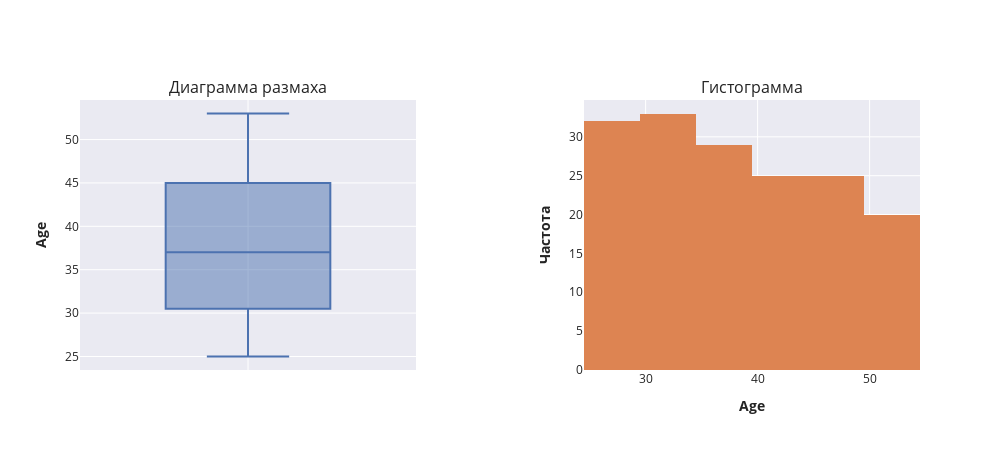
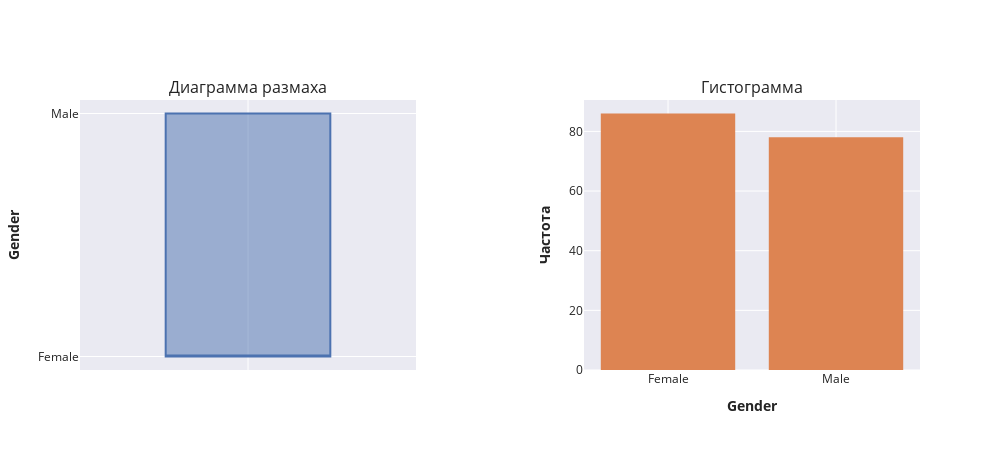
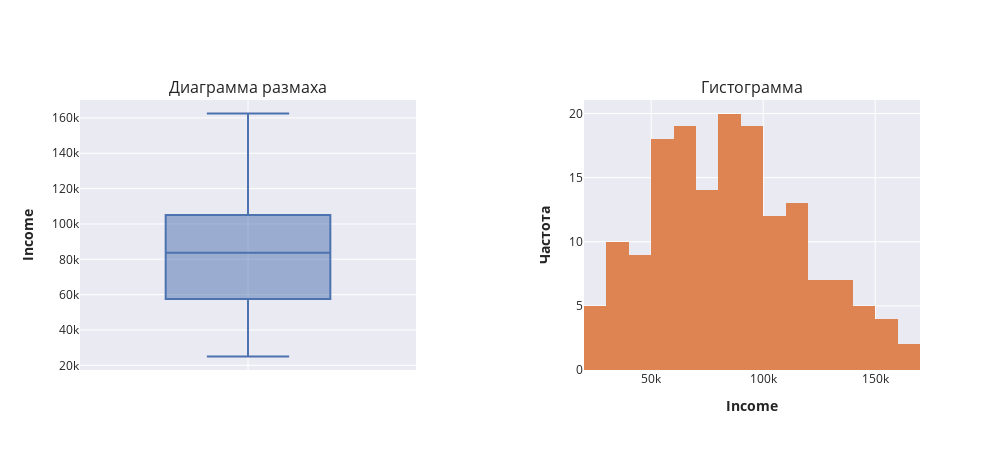
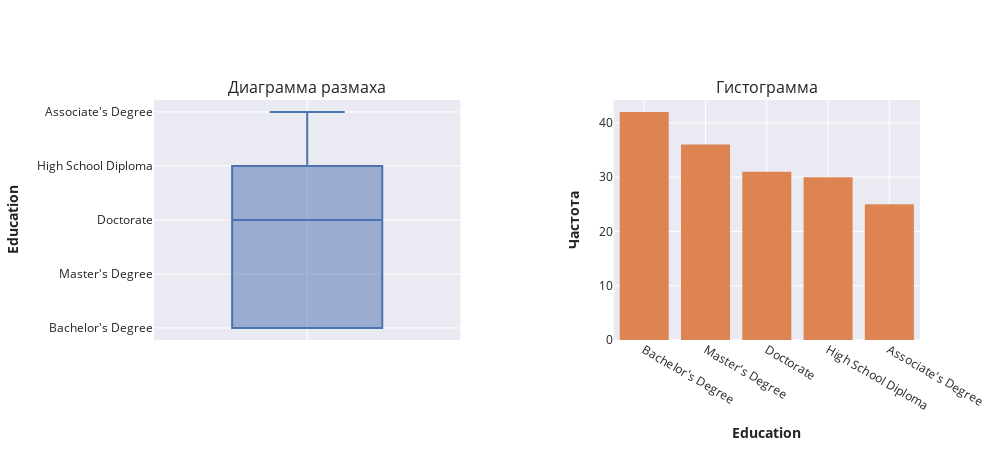

Notebook code cell kept with these figures, in order:
### Code cell
for feat in df.columns.to_list():
    boxplot_histogram(df, feat)

### Figure 1 — Plotly figure (JSON) as saved in the notebook; plotly's stock layout.template omitted (floating-point values rounded to 4 significant figures; data arrays with more than 128 entries replaced by an {"elided": "..."} marker saying what was removed)
{"data": [{"name": "", "type": "box", "xaxis": "x", "y": {"elided": "164 int values"}, "yaxis": "y"}, {"name": "Гистограмма", "type": "histogram", "x": {"elided": "164 int values"}, "xaxis": "x2", "yaxis": "y2"}], "layout": {"annotations": [{"font": {"size": 16}, "showarrow": false, "text": "Диаграмма размаха", "x": 0.2, "xanchor": "center", "xref": "paper", "y": 1, "yanchor": "bottom", "yref": "paper"}, {"font": {"size": 16}, "showarrow": false, "text": "Гистограмма", "x": 0.8, "xanchor": "center", "xref": "paper", "y": 1, "yanchor": "bottom", "yref": "paper"}], "height": 450, "margin": {"t": 100}, "showlegend": false, "width": 1000, "xaxis": {"anchor": "y", "domain": [0, 0.4]}, "xaxis2": {"anchor": "y2", "domain": [0.6, 1], "title": {"text": "<b>Age</b>"}}, "yaxis": {"anchor": "x", "domain": [0, 1], "title": {"text": "<b>Age</b>"}}, "yaxis2": {"anchor": "x2", "domain": [0, 1], "title": {"text": "<b>Частота</b>"}}}}

### Figure 2 — Plotly figure (JSON) as saved in the notebook; plotly's stock layout.template omitted (floating-point values rounded to 4 significant figures; data arrays with more than 128 entries replaced by an {"elided": "..."} marker saying what was removed)
{"data": [{"name": "", "type": "box", "xaxis": "x", "y": {"elided": "164 str values"}, "yaxis": "y"}, {"name": "Гистограмма", "type": "histogram", "x": {"elided": "164 str values"}, "xaxis": "x2", "yaxis": "y2"}], "layout": {"annotations": [{"font": {"size": 16}, "showarrow": false, "text": "Диаграмма размаха", "x": 0.2, "xanchor": "center", "xref": "paper", "y": 1, "yanchor": "bottom", "yref": "paper"}, {"font": {"size": 16}, "showarrow": false, "text": "Гистограмма", "x": 0.8, "xanchor": "center", "xref": "paper", "y": 1, "yanchor": "bottom", "yref": "paper"}], "height": 450, "margin": {"t": 100}, "showlegend": false, "width": 1000, "xaxis": {"anchor": "y", "domain": [0, 0.4]}, "xaxis2": {"anchor": "y2", "domain": [0.6, 1], "title": {"text": "<b>Gender</b>"}}, "yaxis": {"anchor": "x", "domain": [0, 1], "title": {"text": "<b>Gender</b>"}}, "yaxis2": {"anchor": "x2", "domain": [0, 1], "title": {"text": "<b>Частота</b>"}}}}

### Figure 3 — Plotly figure (JSON) as saved in the notebook; plotly's stock layout.template omitted (floating-point values rounded to 4 significant figures; data arrays with more than 128 entries replaced by an {"elided": "..."} marker saying what was removed)
{"data": [{"name": "", "type": "box", "xaxis": "x", "y": {"elided": "164 int values"}, "yaxis": "y"}, {"name": "Гистограмма", "type": "histogram", "x": {"elided": "164 int values"}, "xaxis": "x2", "yaxis": "y2"}], "layout": {"annotations": [{"font": {"size": 16}, "showarrow": false, "text": "Диаграмма размаха", "x": 0.2, "xanchor": "center", "xref": "paper", "y": 1, "yanchor": "bottom", "yref": "paper"}, {"font": {"size": 16}, "showarrow": false, "text": "Гистограмма", "x": 0.8, "xanchor": "center", "xref": "paper", "y": 1, "yanchor": "bottom", "yref": "paper"}], "height": 450, "margin": {"t": 100}, "showlegend": false, "width": 1000, "xaxis": {"anchor": "y", "domain": [0, 0.4]}, "xaxis2": {"anchor": "y2", "domain": [0.6, 1], "title": {"text": "<b>Income</b>"}}, "yaxis": {"anchor": "x", "domain": [0, 1], "title": {"text": "<b>Income</b>"}}, "yaxis2": {"anchor": "x2", "domain": [0, 1], "title": {"text": "<b>Частота</b>"}}}}

### Figure 4 — Plotly figure (JSON) as saved in the notebook; plotly's stock layout.template omitted (floating-point values rounded to 4 significant figures; data arrays with more than 128 entries replaced by an {"elided": "..."} marker saying what was removed)
{"data": [{"name": "", "type": "box", "xaxis": "x", "y": {"elided": "164 str values"}, "yaxis": "y"}, {"name": "Гистограмма", "type": "histogram", "x": {"elided": "164 str values"}, "xaxis": "x2", "yaxis": "y2"}], "layout": {"annotations": [{"font": {"size": 16}, "showarrow": false, "text": "Диаграмма размаха", "x": 0.2, "xanchor": "center", "xref": "paper", "y": 1, "yanchor": "bottom", "yref": "paper"}, {"font": {"size": 16}, "showarrow": false, "text": "Гистограмма", "x": 0.8, "xanchor": "center", "xref": "paper", "y": 1, "yanchor": "bottom", "yref": "paper"}], "height": 450, "margin": {"t": 100}, "showlegend": false, "width": 1000, "xaxis": {"anchor": "y", "domain": [0, 0.4]}, "xaxis2": {"anchor": "y2", "domain": [0.6, 1], "title": {"text": "<b>Education</b>"}}, "yaxis": {"anchor": "x", "domain": [0, 1], "title": {"text": "<b>Education</b>"}}, "yaxis2": {"anchor": "x2", "domain": [0, 1], "title": {"text": "<b>Частота</b>"}}}}
